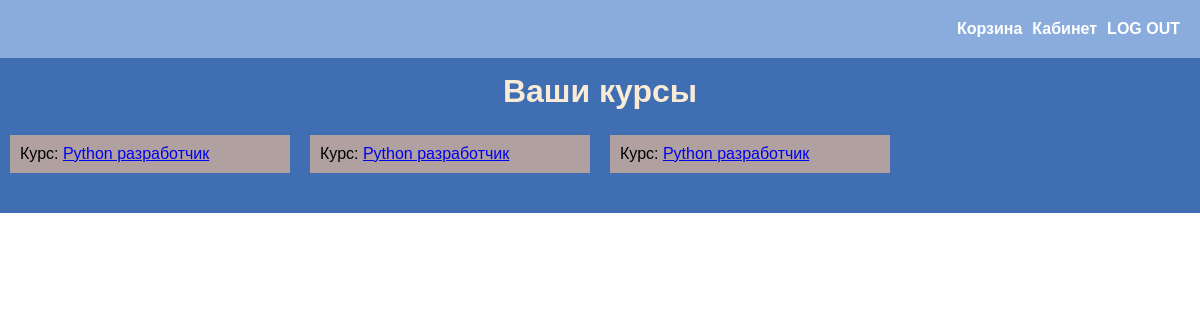
The app's page /user_cabinet (signed in), older data.
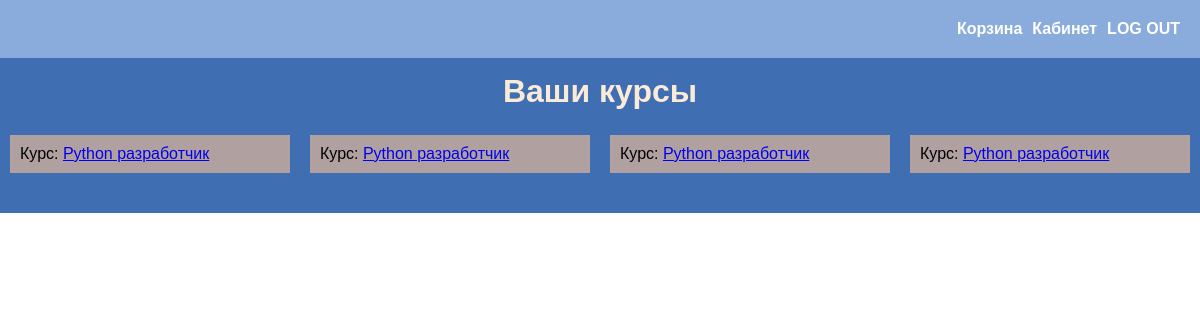
The same page, newer data.
### main_page/models.py (models this page shows)
class Cabinet(models.Model):
    user_id = models.IntegerField()
    user_courses = models.ForeignKey(Course, on_delete=models.CASCADE)
    reg_date = models.DateTimeField(auto_now_add=True)

class Course(models.Model):
    course_name = models.CharField(max_length=50)
    course_price = models.FloatField()
    course_period = models.FloatField()
    course_description = models.TextField()
    course_photo = models.ImageField(upload_to='media', null=True, blank=True)
    course_category = models.ForeignKey(Category, on_delete=models.CASCADE)
    added_date = models.DateTimeField(auto_now_add=True)
    def __str__(self):
        return self.course_name

### main_page/views.py (the view)
# urls.py: path('user_cabinet', views.get_user_cabinet),
def get_user_cabinet(request):
    user_cabinet = models.Cabinet.objects.filter(user_id=request.user.id)
    return render(request, 'cabinet.html', {'user_cabinet': user_cabinet})

### main_page/templates/cabinet.html (shortened to what this page needs)
{% load static %}
<!DOCTYPE html>
<html lang="en">
<head>
    <link rel="stylesheet" href="{% static 'css/style.css' %}">
</head>
<body>
    <div class="container">
        <div class="container-block">
            <div class="header">
                <ul>
                    {% if not user.is_authenticated %}
                        <li><a href="/accounts/login">LOGIN</a></li>
                    {% else %}
                        <li><a href="/user_cart">Корзина</a></li>
                        <li><a href="/user_cabinet">Кабинет</a></li>
                        <li><a href="/accounts/logout">LOG OUT</a></li>
                    {% endif %}
                </ul>
            </div>
            <div class="courses">
                <div class="courses_all_text">
                    <h1>Ваши курсы</h1>
                </div>
                <ul>
                    {% for i in user_cabinet %}
                        <div class="course_item">
                            <li>
                                Курс: <a href="/user_course/{{ i.user_courses }}">{{ i.user_courses }}</a>
                            </li>
                        </div>
                    {% endfor %}
                </ul>
            </div>
        </div>
    </div>
</body>
</html>

Row changes from the older to the newer data that the page shows:
added Cabinet: user_courses "Python разработчик"
